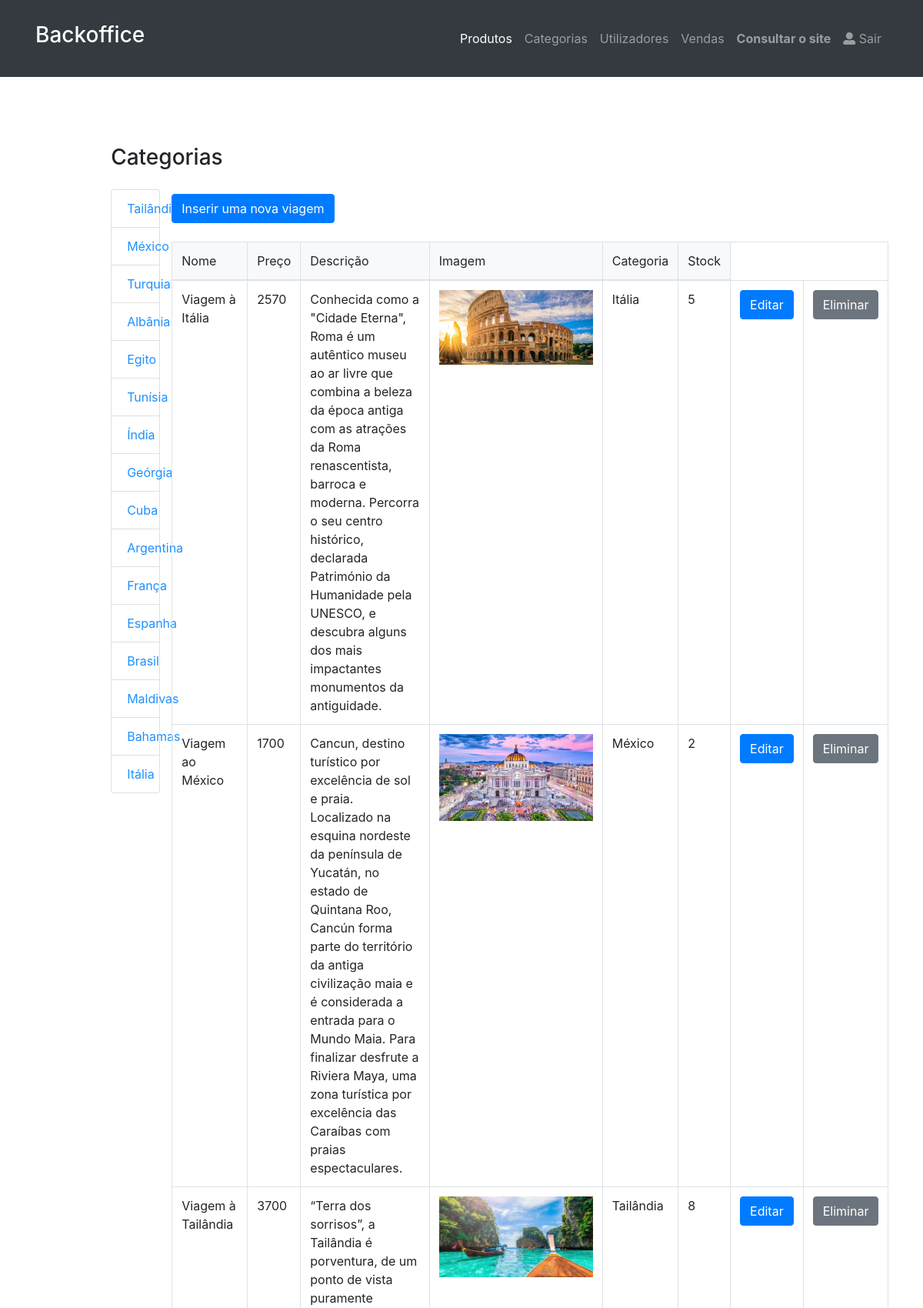
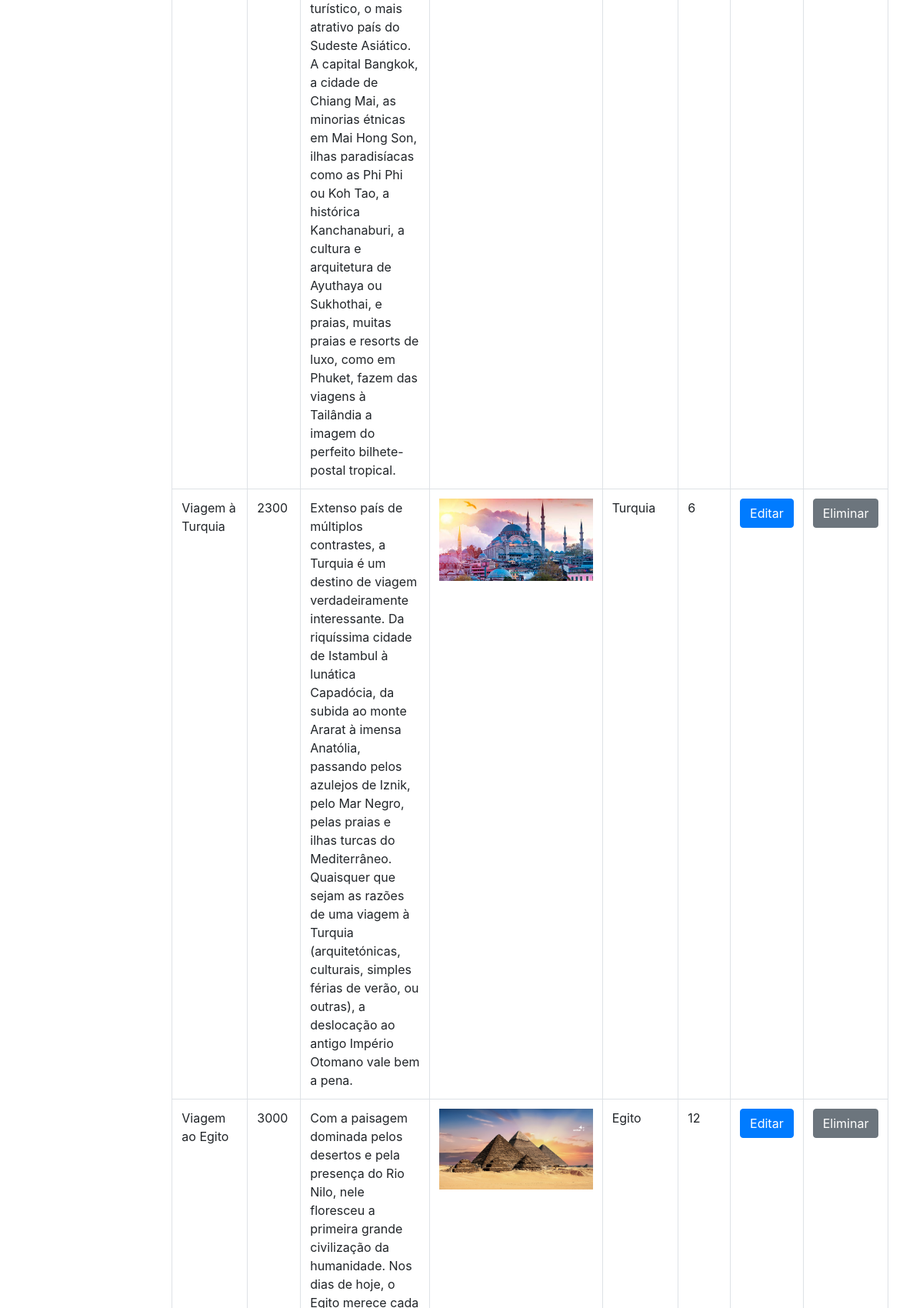
The page /admin/listaProdutos.php (signed in, upper part) on the database its author committed (2 pictures, top to bottom).
### tables this page shows
CREATE TABLE `categoria` (
  `CategoriaID` int(11) NOT NULL,
  `CategoriaNome` varchar(40) NOT NULL
);

CREATE TABLE `produto` (
  `produtoID` int(11) NOT NULL,
  `produtoNome` varchar(50) NOT NULL,
  `preco` double NOT NULL,
  `stock` int(11) NOT NULL,
  `imagem` varchar(200) NOT NULL,
  `categoriaID` int(11) NOT NULL,
  `descricao` varchar(1000) NOT NULL
);

### admin/listaProdutos.php (the view, shortened to what this page needs)
<!DOCTYPE html>
<html lang="en">
<head>
  <link href="../vendor/bootstrap/css/bootstrap.min.css" rel="stylesheet">
  <link href="../css/shop-homepage.css" rel="stylesheet">
  <link rel="stylesheet" href="https://use.fontawesome.com/releases/v5.7.2/css/all.css">
</head>
<body>
<?php
  include '../db/config.php';
?>
  <nav class="navbar navbar-expand-lg navbar-dark bg-dark fixed-top">
    <div class="container">
      <a class="navbar-brand"><h3><n>Backoffice</n></h3></a>
      <div class="collapse navbar-collapse" id="navbarResponsive">
        <ul class="navbar-nav ml-auto">
          <li class="nav-item active">
            <a class="nav-link" href="listaProdutos.php">Produtos
            </a>
          </li>
          <li class="nav-item">
            <a class="nav-link" href="listaCategorias.php">Categorias</a>
          </li>
          <li class="nav-item">
            <a class="nav-link" href="listaUtilizadores.php">Utilizadores</a>
          </li>
          <li class="nav-item">
            <a class="nav-link" href="listaProdutosVendidos.php">Vendas</a>
          </li>
		  <li class="nav-item">
            <a class="nav-link" href="../index.php"><b>Consultar o site</b></a>
         </li>
		  <?php
		  if (isset($_SESSION['utilizador']) && $_SESSION['tipo'] == "admin" ){
			  echo '<li class="nav-item">';
			  echo '<a class="nav-link" href="post_logout.php"><i class="fa fa-user-alt"></i>  Sair</a>';
			  echo '</li>';
		  }else{
			  header('location:../index.php');
		  }
		  ?>
       </ul>
      </div>
    </div>
  </nav>
  <br></br>
  <div class="container-fluid">
    <div class="row">
	  <div class="col-lg-1">
	  </div>
      <div class="col-lg-1">
        <h3 class="my-4"><center>Categorias</center></h3>
        <div class="list-group">
            <?php
                $sql = "Select * from categoria";
                $cats =$conexao->query($sql);
                if ($cats->num_rows >0) {
                  while ($c = $cats->fetch_assoc()){
                    echo '<a href="listaProdutos.php?id='.$c['CategoriaID'].'" class="list-group-item"><center>'.$c['CategoriaNome'].'</center></a>';
                  }
                }
            ?>
        </div>
      </div>
      <div class="col-lg-9">
        <div class="row">
        </div>
        <br></br>
        <div class="row">
           <a href="inserirProdutos.php"><button type="button" class="btn btn-primary">Inserir uma nova viagem</button></a>
        </div>
        <div class="row">
          <table class="table table-hover table-bordered">
            <thead class="bg-light">
            <tr>
                <td>Nome </td>
                <td>Preço </td>
                <td>Descrição </td>
                <td>Imagem </td>
                <td>Categoria </td>
                <td>Stock </td>
            </tr>
            </thead>
            <tbody>
          <?php
		  if (isset($_GET['id'])){
			  $id = $_GET['id'];
			  $sql = "Select * from produto, categoria where produto.categoriaID = categoria.categoriaID and produto.categoriaID='$id'";
		    }else{
			  $sql = "Select * from produto, categoria where produto.categoriaID = categoria.categoriaID";
		    }
            $produtos =$conexao->query($sql);
            if ($produtos->num_rows >0) {
              while ($p = $produtos->fetch_assoc()){
                echo'
                <tr>
                    <td>'.$p['produtoNome'].'</td>
                    <td>'.$p['preco'].' </td>
                    <td>'.$p['descricao'].' </td>
                    <td><img src="'.$p['imagem'].'" style="width:200px; height:auto;"></td>
                    <td>'.$p['CategoriaNome'].' </td>
                    <td>'.$p['stock'].' </td>
					<td><a href="alterarProduto.php?id='.$p['produtoID'].'"><center><button type="button" class="btn btn-primary">Editar</button></center></a></td>
                    <td><a onClick=\'javascript: return confirm ("Tem a certeza que deseja eliminar o registo?");\' href="eliminarProduto.php?id='.$p['produtoID'].'"><center><button type="button" class="btn btn-secondary">Eliminar</button></center></a></td>
				 </tr>';
              }
            }
          ?>
          </tbody>
          </table>
        </div>
      </div>
	</div>
     </div>
  <br></br>
</body>
</html>

### css/shop-homepage.css (style rules this page uses)
body { padding-top: 56px; }
.container-fluid { padding: 60px 50px; }
.container { padding: 16px; }
a { color: dodgerblue; }

### rows shown on the page
categoria: CategoriaNome "Tailândia"
categoria: CategoriaNome "México"
categoria: CategoriaNome "Turquia"
categoria: CategoriaNome "Albânia"
categoria: CategoriaNome "Egito"
categoria: CategoriaNome "Tunísia"
categoria: CategoriaNome "Índia"
categoria: CategoriaNome "Geórgia"
categoria: CategoriaNome "Cuba"
categoria: CategoriaNome "Argentina"
categoria: CategoriaNome "França"
categoria: CategoriaNome "Espanha"
categoria: CategoriaNome "Brasil"
categoria: CategoriaNome "Maldivas"
categoria: CategoriaNome "Bahamas"
categoria: CategoriaNome "Itália"
produto: produtoNome "Viagem à Itália", preco "2570", descricao "Conhecida como a \"Cidade Eterna\", Roma é um autêntico museu ao ar livre que combina a beleza da época antiga com as atrações da Roma renascentista, barroca e moderna. Percorra o seu centro histórico, declarada Património da Humanidade pela UNESCO, e descubra alguns dos mais impactantes monumentos da antiguidade.", imagem (picture), categoriaID.CategoriaNome "Itália", stock "5"
produto: produtoNome "Viagem ao México", preco "1700", descricao "Cancun, destino turístico por excelência de sol e praia. Localizado na esquina nordeste da península de Yucatán, no estado de Quintana Roo, Cancún forma parte do território da antiga civilização maia e é considerada a entrada para o Mundo Maia. Para finalizar desfrute a Riviera Maya, uma zona turística por excelência das Caraíbas com praias espectaculares.", imagem (picture), categoriaID.CategoriaNome "México", stock "2"
produto: produtoNome "Viagem à Tailândia", preco "3700", descricao "“Terra dos sorrisos”, a Tailândia é porventura, de um ponto de vista puramente turístico, o mais atrativo país do Sudeste Asiático. A capital Bangkok, a cidade de Chiang Mai, as minorias étnicas em Mai Hong Son, ilhas paradisíacas como as Phi Phi ou Koh Tao, a histórica Kanchanaburi, a cultura e arquitetura de Ayuthaya ou Sukhothai, e praias, muitas praias e resorts de luxo, como em Phuket, fazem das viagens à Tailândia a imagem do perfeito bilhete-postal tropical.", imagem (picture), categoriaID.CategoriaNome "Tailândia", stock "8"
produto: produtoNome "Viagem à Turquia", preco "2300", descricao "Extenso país de múltiplos contrastes, a Turquia é um destino de viagem verdadeiramente interessante. Da riquíssima cidade de Istambul à lunática Capadócia, da subida ao monte Ararat à imensa Anatólia, passando pelos azulejos de Iznik, pelo Mar Negro, pelas praias e ilhas turcas do Mediterrâneo. Quaisquer que sejam as razões de uma viagem à Turquia (arquitetónicas, culturais, simples férias de verão, ou outras), a deslocação ao antigo Império Otomano vale bem a pena.", imagem (picture), categoriaID.CategoriaNome "Turquia", stock "6"
produto: produtoNome "Viagem ao Egito", preco "3000", imagem (picture), categoriaID.CategoriaNome "Egito", stock "12"
